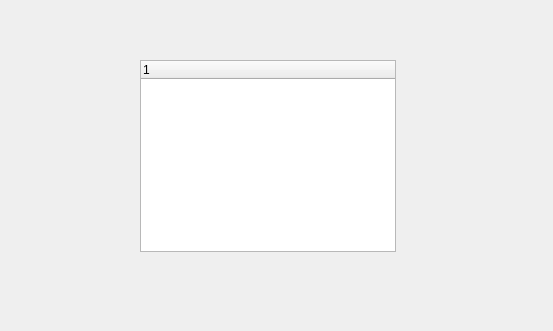
<?xml version="1.0" encoding="UTF-8"?>
<ui version="4.0">
 <class>Widget</class>
 <widget class="QWidget" name="Widget">
  <property name="geometry">
   <rect>
    <x>0</x>
    <y>0</y>
    <width>553</width>
    <height>331</height>
   </rect>
  </property>
  <property name="windowTitle">
   <string>Widget</string>
  </property>
  <widget class="QTreeWidget" name="treeWidget">
   <property name="geometry">
    <rect>
     <x>140</x>
     <y>60</y>
     <width>256</width>
     <height>192</height>
    </rect>
   </property>
   <column>
    <property name="text">
     <string notr="true">1</string>
    </property>
   </column>
  </widget>
 </widget>
 <layoutdefault spacing="6" margin="11"/>
 <resources/>
 <connections/>
</ui>
